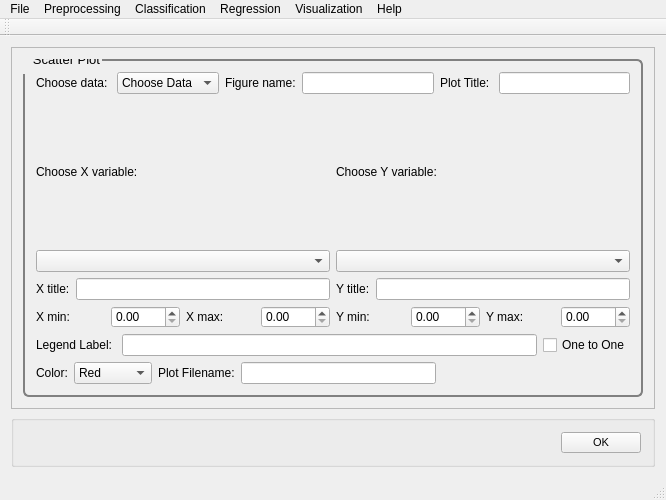
<?xml version="1.0" encoding="UTF-8"?>
<ui version="4.0">
 <class>MainWindow</class>
 <widget class="QMainWindow" name="MainWindow">
  <property name="geometry">
   <rect>
    <x>0</x>
    <y>0</y>
    <width>666</width>
    <height>500</height>
   </rect>
  </property>
  <property name="windowTitle">
   <string>PYSAT</string>
  </property>
  <widget class="QWidget" name="centralWidget">
   <layout class="QVBoxLayout" name="verticalLayout_9">
    <item>
     <widget class="QScrollArea" name="scrollArea">
      <property name="widgetResizable">
       <bool>true</bool>
      </property>
      <widget class="QWidget" name="scrollAreaWidgetContents_2">
       <property name="geometry">
        <rect>
         <x>0</x>
         <y>0</y>
         <width>642</width>
         <height>352</height>
        </rect>
       </property>
       <property name="font">
        <font>
         <pointsize>8</pointsize>
        </font>
       </property>
       <property name="styleSheet">
        <string notr="true">QGroupBox {
  border: 2px solid gray;
  border-radius: 6px;
  margin-top: 0.5em;
}

QGroupBox::title {

  padding-top: -14px;
  padding-left: 8px;
}
</string>
       </property>
       <layout class="QVBoxLayout" name="verticalLayout_8">
        <item>
         <widget class="QGroupBox" name="scatter">
          <property name="font">
           <font>
            <pointsize>10</pointsize>
           </font>
          </property>
          <property name="title">
           <string>Scatter Plot</string>
          </property>
          <layout class="QVBoxLayout" name="verticalLayout">
           <item>
            <layout class="QVBoxLayout" name="scatter_vlayout">
             <item>
              <layout class="QHBoxLayout" name="scatter_choosedata_hlayout">
               <item>
                <widget class="QLabel" name="scatter_choosedata_label">
                 <property name="text">
                  <string>Choose data: </string>
                 </property>
                </widget>
               </item>
               <item>
                <widget class="QComboBox" name="scatter_choosedata">
                 <property name="iconSize">
                  <size>
                   <width>50</width>
                   <height>20</height>
                  </size>
                 </property>
                 <item>
                  <property name="text">
                   <string>Choose Data</string>
                  </property>
                 </item>
                 <item>
                  <property name="text">
                   <string>Known Data</string>
                  </property>
                 </item>
                </widget>
               </item>
               <item>
                <widget class="QLabel" name="figname_label">
                 <property name="text">
                  <string>Figure name:</string>
                 </property>
                </widget>
               </item>
               <item>
                <widget class="QLineEdit" name="figname_text"/>
               </item>
               <item>
                <widget class="QLabel" name="plot_title_label">
                 <property name="text">
                  <string>Plot Title: </string>
                 </property>
                </widget>
               </item>
               <item>
                <widget class="QLineEdit" name="plot_title_text"/>
               </item>
              </layout>
             </item>
             <item>
              <layout class="QHBoxLayout" name="scatter_choosevars_hlayout">
               <item>
                <layout class="QVBoxLayout" name="scatter_choosex_vlayout">
                 <item>
                  <widget class="QLabel" name="scatter_choosex_label">
                   <property name="text">
                    <string>Choose X variable: </string>
                   </property>
                  </widget>
                 </item>
                 <item>
                  <widget class="QComboBox" name="xvar_choices"/>
                 </item>
                 <item>
                  <layout class="QHBoxLayout" name="xtitle_hlayout">
                   <item>
                    <widget class="QLabel" name="xtitle_label">
                     <property name="text">
                      <string>X title:</string>
                     </property>
                    </widget>
                   </item>
                   <item>
                    <widget class="QLineEdit" name="xtitle_text"/>
                   </item>
                  </layout>
                 </item>
                 <item>
                  <layout class="QHBoxLayout" name="xrange_hlayout">
                   <item>
                    <widget class="QLabel" name="xmin_label">
                     <property name="text">
                      <string>X min:</string>
                     </property>
                    </widget>
                   </item>
                   <item>
                    <widget class="QDoubleSpinBox" name="xmin_spin"/>
                   </item>
                   <item>
                    <widget class="QLabel" name="xmax_label">
                     <property name="text">
                      <string>X max:</string>
                     </property>
                    </widget>
                   </item>
                   <item>
                    <widget class="QDoubleSpinBox" name="xmax_spin"/>
                   </item>
                  </layout>
                 </item>
                </layout>
               </item>
               <item>
                <layout class="QVBoxLayout" name="scatter_choosey_vlayout">
                 <item>
                  <widget class="QLabel" name="scatter_choosey_label">
                   <property name="text">
                    <string>Choose Y variable:</string>
                   </property>
                  </widget>
                 </item>
                 <item>
                  <widget class="QComboBox" name="yvar_choices"/>
                 </item>
                 <item>
                  <layout class="QHBoxLayout" name="ytitle_hlayout">
                   <item>
                    <widget class="QLabel" name="ytitle_label">
                     <property name="text">
                      <string>Y title:</string>
                     </property>
                    </widget>
                   </item>
                   <item>
                    <widget class="QLineEdit" name="ytitle_text"/>
                   </item>
                  </layout>
                 </item>
                 <item>
                  <layout class="QHBoxLayout" name="yrange_hlayout">
                   <item>
                    <widget class="QLabel" name="ymin_label">
                     <property name="text">
                      <string>Y min:</string>
                     </property>
                    </widget>
                   </item>
                   <item>
                    <widget class="QDoubleSpinBox" name="ymin_spin"/>
                   </item>
                   <item>
                    <widget class="QLabel" name="ymax_label">
                     <property name="text">
                      <string>Y max:</string>
                     </property>
                    </widget>
                   </item>
                   <item>
                    <widget class="QDoubleSpinBox" name="ymax_spin"/>
                   </item>
                  </layout>
                 </item>
                </layout>
               </item>
              </layout>
             </item>
             <item>
              <layout class="QHBoxLayout" name="legend_hlayout">
               <item>
                <widget class="QLabel" name="legend_label">
                 <property name="text">
                  <string>Legend Label: </string>
                 </property>
                </widget>
               </item>
               <item>
                <widget class="QLineEdit" name="legend_label_text"/>
               </item>
               <item>
                <widget class="QCheckBox" name="onetoone">
                 <property name="text">
                  <string>One to One</string>
                 </property>
                </widget>
               </item>
              </layout>
             </item>
             <item>
              <layout class="QHBoxLayout" name="scatter_color_file_hlayout">
               <item>
                <widget class="QLabel" name="color_label">
                 <property name="text">
                  <string>Color:</string>
                 </property>
                </widget>
               </item>
               <item>
                <widget class="QComboBox" name="color_choices">
                 <property name="iconSize">
                  <size>
                   <width>50</width>
                   <height>20</height>
                  </size>
                 </property>
                 <item>
                  <property name="text">
                   <string>Red</string>
                  </property>
                 </item>
                 <item>
                  <property name="text">
                   <string>Green</string>
                  </property>
                 </item>
                 <item>
                  <property name="text">
                   <string>Blue</string>
                  </property>
                 </item>
                 <item>
                  <property name="text">
                   <string>Cyan</string>
                  </property>
                 </item>
                 <item>
                  <property name="text">
                   <string>Magenta</string>
                  </property>
                 </item>
                 <item>
                  <property name="text">
                   <string>Yellow</string>
                  </property>
                 </item>
                 <item>
                  <property name="text">
                   <string>Black</string>
                  </property>
                 </item>
                </widget>
               </item>
               <item>
                <widget class="QLabel" name="file_label">
                 <property name="text">
                  <string>Plot Filename:</string>
                 </property>
                </widget>
               </item>
               <item>
                <widget class="QLineEdit" name="file_text"/>
               </item>
               <item>
                <spacer name="scatter_color_file_spacer">
                 <property name="orientation">
                  <enum>Qt::Horizontal</enum>
                 </property>
                 <property name="sizeHint" stdset="0">
                  <size>
                   <width>40</width>
                   <height>20</height>
                  </size>
                 </property>
                </spacer>
               </item>
              </layout>
             </item>
            </layout>
           </item>
          </layout>
         </widget>
        </item>
       </layout>
      </widget>
     </widget>
    </item>
    <item>
     <widget class="QGroupBox" name="OK">
      <layout class="QHBoxLayout" name="ok">
       <item>
        <spacer name="horizontalSpacer_5">
         <property name="orientation">
          <enum>Qt::Horizontal</enum>
         </property>
         <property name="sizeHint" stdset="0">
          <size>
           <width>40</width>
           <height>20</height>
          </size>
         </property>
        </spacer>
       </item>
       <item>
        <widget class="QPushButton" name="okButton">
         <property name="font">
          <font>
           <pointsize>8</pointsize>
          </font>
         </property>
         <property name="mouseTracking">
          <bool>false</bool>
         </property>
         <property name="text">
          <string>OK</string>
         </property>
        </widget>
       </item>
      </layout>
     </widget>
    </item>
   </layout>
  </widget>
  <widget class="QToolBar" name="mainToolBar">
   <attribute name="toolBarArea">
    <enum>TopToolBarArea</enum>
   </attribute>
   <attribute name="toolBarBreak">
    <bool>false</bool>
   </attribute>
  </widget>
  <widget class="QStatusBar" name="statusBar"/>
  <widget class="QMenuBar" name="menuBar">
   <property name="geometry">
    <rect>
     <x>0</x>
     <y>0</y>
     <width>666</width>
     <height>26</height>
    </rect>
   </property>
   <widget class="QMenu" name="menuFile">
    <property name="title">
     <string>File</string>
    </property>
    <addaction name="actionLoad_Refence_Data"/>
    <addaction name="actionLoad_Unknown_Data"/>
    <addaction name="actionSet_output_location"/>
    <addaction name="separator"/>
    <addaction name="actionSave_Current_Plots"/>
    <addaction name="actionSave_Current_Data"/>
    <addaction name="separator"/>
    <addaction name="actionCreate_New_Workflow"/>
    <addaction name="actionSave_Current_Workflow"/>
    <addaction name="separator"/>
    <addaction name="actionExit"/>
   </widget>
   <widget class="QMenu" name="menuPreprocessing">
    <property name="title">
     <string>Preprocessing</string>
    </property>
    <widget class="QMenu" name="menuBaseline_Removal">
     <property name="title">
      <string>Baseline Removal</string>
     </property>
     <addaction name="actionALS"/>
     <addaction name="actionDietrich"/>
     <addaction name="actionPolyFit"/>
     <addaction name="actionAirPLS"/>
     <addaction name="actionFABC"/>
     <addaction name="actionKK"/>
     <addaction name="actionMario"/>
     <addaction name="actionMedian"/>
     <addaction name="actionRubberband"/>
     <addaction name="actionUndecimated_Wavelet"/>
    </widget>
    <widget class="QMenu" name="menuCalibration_Transfer">
     <property name="title">
      <string>Calibration Transfer</string>
     </property>
     <addaction name="actionRatio"/>
     <addaction name="actionTommy_s_Methgod"/>
     <addaction name="actionPiecewise_Direct_Standardization"/>
     <addaction name="actionOthers_3"/>
    </widget>
    <addaction name="actionNormalization"/>
    <addaction name="actionNoise_Reduction"/>
    <addaction name="actionApply_Mask"/>
    <addaction name="actionInterpolate"/>
    <addaction name="actionInstrument_Response"/>
    <addaction name="menuBaseline_Removal"/>
    <addaction name="menuCalibration_Transfer"/>
    <addaction name="actionICA_2"/>
    <addaction name="actionPCA_2"/>
   </widget>
   <widget class="QMenu" name="menuRegression">
    <property name="title">
     <string>Regression</string>
    </property>
    <addaction name="actionCross_Validation"/>
    <addaction name="actionTrain"/>
    <addaction name="actionPredict"/>
    <addaction name="actionCreate_N_Folds"/>
    <addaction name="actionCreate_Test_Folds"/>
    <addaction name="actionSubmodel_Ranges"/>
   </widget>
   <widget class="QMenu" name="menuHelp">
    <property name="title">
     <string>Help</string>
    </property>
    <addaction name="actionIndex"/>
    <addaction name="actionContent_2"/>
    <addaction name="separator"/>
    <addaction name="actionAbout"/>
    <addaction name="actionAbout_QtCreator"/>
   </widget>
   <widget class="QMenu" name="menuClassification">
    <property name="title">
     <string>Classification</string>
    </property>
    <widget class="QMenu" name="menuSupervised">
     <property name="title">
      <string>Supervised</string>
     </property>
     <addaction name="actionPLS_DA"/>
     <addaction name="actionSIMCA"/>
    </widget>
    <widget class="QMenu" name="menuClustering">
     <property name="title">
      <string>Clustering</string>
     </property>
     <addaction name="actionK_means"/>
     <addaction name="actionHierarchical_2"/>
    </widget>
    <addaction name="menuSupervised"/>
    <addaction name="menuClustering"/>
   </widget>
   <widget class="QMenu" name="menuVisualization">
    <property name="title">
     <string>Visualization</string>
    </property>
    <addaction name="actionLine_Plot"/>
    <addaction name="action1_to_1_Plot"/>
    <addaction name="actionScatter_Plot"/>
   </widget>
   <addaction name="menuFile"/>
   <addaction name="menuPreprocessing"/>
   <addaction name="menuClassification"/>
   <addaction name="menuRegression"/>
   <addaction name="menuVisualization"/>
   <addaction name="menuHelp"/>
  </widget>
  <action name="actionLoad_Refence_Data">
   <property name="text">
    <string>Load Refence Data</string>
   </property>
  </action>
  <action name="actionLoad_Unknown_Data">
   <property name="text">
    <string>Load Unknown Data</string>
   </property>
  </action>
  <action name="actionSave_Current_Workflow">
   <property name="text">
    <string>Save Current Workflow</string>
   </property>
  </action>
  <action name="actionSave_Current_Plots">
   <property name="text">
    <string>Save Current Plots</string>
   </property>
  </action>
  <action name="actionSave_Current_Data">
   <property name="text">
    <string>Save Current Data</string>
   </property>
  </action>
  <action name="actionCreate_New_Workflow">
   <property name="text">
    <string>Create New Workflow</string>
   </property>
  </action>
  <action name="actionNoise_Reduction">
   <property name="text">
    <string>Noise Reduction</string>
   </property>
  </action>
  <action name="actionApply_Mask">
   <property name="text">
    <string>Apply Mask</string>
   </property>
  </action>
  <action name="actionInterpolate">
   <property name="text">
    <string>Interpolate (unknown to known)</string>
   </property>
  </action>
  <action name="actionInstrument_Response">
   <property name="text">
    <string>Instrument Response</string>
   </property>
  </action>
  <action name="actionALS">
   <property name="text">
    <string>ALS</string>
   </property>
  </action>
  <action name="actionDietrich">
   <property name="text">
    <string>Dietrich</string>
   </property>
  </action>
  <action name="actionPolyFit">
   <property name="text">
    <string>PolyFit</string>
   </property>
  </action>
  <action name="actionAirPLS">
   <property name="text">
    <string>AirPLS</string>
   </property>
  </action>
  <action name="actionFABC">
   <property name="text">
    <string>FABC</string>
   </property>
  </action>
  <action name="actionKK">
   <property name="text">
    <string>KK</string>
   </property>
  </action>
  <action name="actionMario">
   <property name="text">
    <string>Mario</string>
   </property>
  </action>
  <action name="actionMedian">
   <property name="text">
    <string>Median</string>
   </property>
  </action>
  <action name="actionRubberband">
   <property name="text">
    <string>Rubberband</string>
   </property>
  </action>
  <action name="actionUndecimated_Wavelet">
   <property name="text">
    <string>Undecimated Wavelet</string>
   </property>
  </action>
  <action name="actionRatio">
   <property name="text">
    <string>Ratio</string>
   </property>
  </action>
  <action name="actionTommy_s_Methgod">
   <property name="text">
    <string>Tommy's Method</string>
   </property>
  </action>
  <action name="actionPiecewise_Direct_Standardization">
   <property name="text">
    <string>Piecewise Direct Standardization</string>
   </property>
  </action>
  <action name="actionPCA">
   <property name="text">
    <string>PCA</string>
   </property>
  </action>
  <action name="actionICA">
   <property name="text">
    <string>ICA</string>
   </property>
  </action>
  <action name="actionK_Means">
   <property name="text">
    <string>K-Means</string>
   </property>
  </action>
  <action name="actionHierarchical">
   <property name="text">
    <string>Hierarchical</string>
   </property>
  </action>
  <action name="actionOthers">
   <property name="text">
    <string>Others...</string>
   </property>
  </action>
  <action name="actionOthers_2">
   <property name="text">
    <string>Others...</string>
   </property>
  </action>
  <action name="actionOthers_3">
   <property name="text">
    <string>Others...</string>
   </property>
  </action>
  <action name="actionPLS">
   <property name="text">
    <string>PLS</string>
   </property>
  </action>
  <action name="actionSM_PLS">
   <property name="text">
    <string>SM-PLS</string>
   </property>
  </action>
  <action name="actionICA_Regression">
   <property name="text">
    <string>ICA Regression</string>
   </property>
  </action>
  <action name="actionGaussian_Process">
   <property name="text">
    <string>Gaussian Process</string>
   </property>
  </action>
  <action name="actionMLP">
   <property name="text">
    <string>MLP</string>
   </property>
  </action>
  <action name="actionSVM">
   <property name="text">
    <string>SVM</string>
   </property>
  </action>
  <action name="actionOthers_4">
   <property name="text">
    <string>Others...</string>
   </property>
  </action>
  <action name="actionOthers_5">
   <property name="text">
    <string>Others...</string>
   </property>
  </action>
  <action name="actionIndex">
   <property name="text">
    <string>Index</string>
   </property>
  </action>
  <action name="actionContent_2">
   <property name="text">
    <string>Content</string>
   </property>
  </action>
  <action name="actionAbout">
   <property name="text">
    <string>About...</string>
   </property>
  </action>
  <action name="actionAbout_QtCreator">
   <property name="text">
    <string>About Qt...</string>
   </property>
  </action>
  <action name="actionExit">
   <property name="text">
    <string>Exit</string>
   </property>
  </action>
  <action name="actionNormalization">
   <property name="text">
    <string>Normalization</string>
   </property>
  </action>
  <action name="actionICA_2">
   <property name="text">
    <string>ICA</string>
   </property>
  </action>
  <action name="actionPCA_2">
   <property name="text">
    <string>PCA</string>
   </property>
  </action>
  <action name="actionPLS_DA">
   <property name="text">
    <string>PLS-DA</string>
   </property>
  </action>
  <action name="actionSIMCA">
   <property name="text">
    <string>SIMCA</string>
   </property>
  </action>
  <action name="actionK_means">
   <property name="text">
    <string>K-means</string>
   </property>
  </action>
  <action name="actionHierarchical_2">
   <property name="text">
    <string>Hierarchical</string>
   </property>
  </action>
  <action name="actionCross_Validation">
   <property name="text">
    <string>Cross Validation</string>
   </property>
  </action>
  <action name="actionTrain">
   <property name="text">
    <string>Train</string>
   </property>
  </action>
  <action name="actionPredict">
   <property name="text">
    <string>Predict</string>
   </property>
  </action>
  <action name="actionLine_Plot">
   <property name="text">
    <string>Line Plot</string>
   </property>
  </action>
  <action name="action1_to_1_Plot">
   <property name="text">
    <string>1 to 1 Plot</string>
   </property>
  </action>
  <action name="actionScatter_Plot">
   <property name="text">
    <string>Scatter Plot</string>
   </property>
  </action>
  <action name="actionSet_output_location">
   <property name="text">
    <string>Output Location</string>
   </property>
  </action>
  <action name="actionCreate_N_Folds">
   <property name="text">
    <string>Create N Folds</string>
   </property>
  </action>
  <action name="actionCreate_Test_Folds">
   <property name="text">
    <string>Create Test Folds</string>
   </property>
  </action>
  <action name="actionSubmodel_Ranges">
   <property name="text">
    <string>Submodel Ranges</string>
   </property>
  </action>
 </widget>
 <layoutdefault spacing="6" margin="11"/>
 <resources/>
 <connections/>
</ui>
